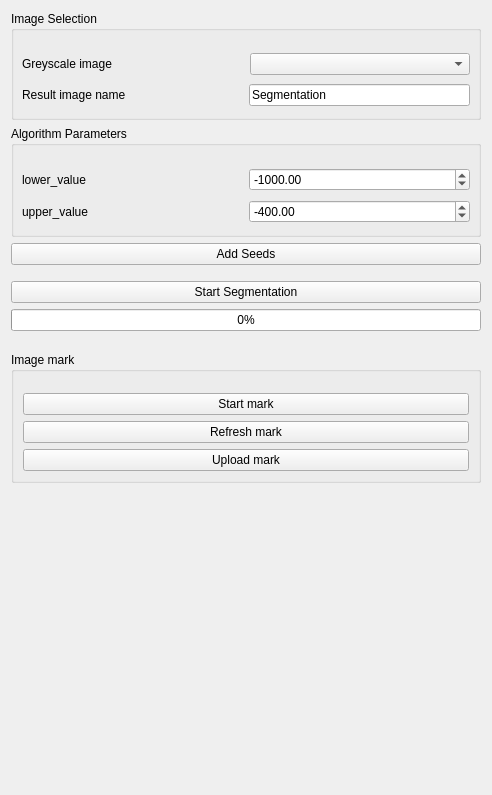
          <widget class="QWidget" name="parentWidget_2">
           <property name="geometry">
            <rect>
             <x>0</x>
             <y>0</y>
             <width>492</width>
             <height>795</height>
            </rect>
           </property>
           <layout class="QVBoxLayout" name="verticalLayout_21">
            <item>
             <widget class="QGroupBox" name="groupBox_7">
              <property name="title">
               <string>Image Selection</string>
              </property>
              <layout class="QVBoxLayout" name="verticalLayout_20">
               <property name="spacing">
                <number>5</number>
               </property>
               <property name="leftMargin">
                <number>0</number>
               </property>
               <property name="topMargin">
                <number>20</number>
               </property>
               <property name="rightMargin">
                <number>0</number>
               </property>
               <item>
                <widget class="QWidget" name="widget_10" native="true">
                 <layout class="QHBoxLayout" name="horizontalLayout_7">
                  <property name="spacing">
                   <number>7</number>
                  </property>
                  <property name="leftMargin">
                   <number>8</number>
                  </property>
                  <property name="topMargin">
                   <number>2</number>
                  </property>
                  <property name="rightMargin">
                   <number>8</number>
                  </property>
                  <property name="bottomMargin">
                   <number>2</number>
                  </property>
                  <item>
                   <widget class="QLabel" name="label_segimage">
                    <property name="text">
                     <string>Greyscale image</string>
                    </property>
                   </widget>
                  </item>
                  <item>
                   <widget class="QComboBox" name="seg_image_selector"/>
                  </item>
                 </layout>
                </widget>
               </item>
               <item>
                <widget class="QWidget" name="widget_18" native="true">
                 <layout class="QHBoxLayout" name="horizontalLayout_22">
                  <property name="leftMargin">
                   <number>8</number>
                  </property>
                  <property name="topMargin">
                   <number>2</number>
                  </property>
                  <property name="rightMargin">
                   <number>8</number>
                  </property>
                  <property name="bottomMargin">
                   <number>2</number>
                  </property>
                  <item>
                   <widget class="QLabel" name="label_fixedname_4">
                    <property name="text">
                     <string>Result image name </string>
                    </property>
                   </widget>
                  </item>
                  <item>
                   <widget class="QLineEdit" name="seg_result_name">
                    <property name="sizePolicy">
                     <sizepolicy hsizetype="Preferred" vsizetype="Fixed">
                      <horstretch>0</horstretch>
                      <verstretch>0</verstretch>
                     </sizepolicy>
                    </property>
                    <property name="text">
                     <string>Segmentation</string>
                    </property>
                   </widget>
                  </item>
                 </layout>
                </widget>
               </item>
              </layout>
             </widget>
            </item>
            <item>
             <widget class="QGroupBox" name="groupBox">
              <property name="title">
               <string>Algorithm Parameters</string>
              </property>
              <layout class="QVBoxLayout" name="verticalLayout_8">
               <property name="spacing">
                <number>5</number>
               </property>
               <property name="leftMargin">
                <number>0</number>
               </property>
               <property name="topMargin">
                <number>20</number>
               </property>
               <property name="rightMargin">
                <number>0</number>
               </property>
               <item>
                <widget class="QWidget" name="widget_12" native="true">
                 <layout class="QHBoxLayout" name="horizontalLayout_11">
                  <property name="leftMargin">
                   <number>8</number>
                  </property>
                  <property name="topMargin">
                   <number>2</number>
                  </property>
                  <property name="rightMargin">
                   <number>8</number>
                  </property>
                  <property name="bottomMargin">
                   <number>2</number>
                  </property>
                  <item>
                   <widget class="QLabel" name="label_31">
                    <property name="text">
                     <string>lower_value</string>
                    </property>
                   </widget>
                  </item>
                  <item>
                   <widget class="QDoubleSpinBox" name="lower_value_seg">
                    <property name="minimum">
                     <double>-3000.000000000000000</double>
                    </property>
                    <property name="maximum">
                     <double>3000.000000000000000</double>
                    </property>
                    <property name="value">
                     <double>-1000.000000000000000</double>
                    </property>
                   </widget>
                  </item>
                 </layout>
                </widget>
               </item>
               <item>
                <widget class="QWidget" name="widget_19" native="true">
                 <layout class="QHBoxLayout" name="horizontalLayout_12">
                  <property name="leftMargin">
                   <number>8</number>
                  </property>
                  <property name="topMargin">
                   <number>2</number>
                  </property>
                  <property name="rightMargin">
                   <number>8</number>
                  </property>
                  <property name="bottomMargin">
                   <number>2</number>
                  </property>
                  <item>
                   <widget class="QLabel" name="label_32">
                    <property name="text">
                     <string>upper_value</string>
                    </property>
                   </widget>
                  </item>
                  <item>
                   <widget class="QDoubleSpinBox" name="upper_value_seg">
                    <property name="minimum">
                     <double>-3000.000000000000000</double>
                    </property>
                    <property name="maximum">
                     <double>3000.000000000000000</double>
                    </property>
                    <property name="value">
                     <double>-400.000000000000000</double>
                    </property>
                   </widget>
                  </item>
                 </layout>
                </widget>
               </item>
              </layout>
             </widget>
            </item>
            <item>
             <widget class="QPushButton" name="add_seed_btn">
              <property name="text">
               <string>Add Seeds</string>
              </property>
              <property name="checkable">
               <bool>true</bool>
              </property>
             </widget>
            </item>
            <item>
             <spacer name="verticalSpacer_5">
              <property name="orientation">
               <enum>Qt::Vertical</enum>
              </property>
              <property name="sizeType">
               <enum>QSizePolicy::Fixed</enum>
              </property>
              <property name="sizeHint" stdset="0">
               <size>
                <width>20</width>
                <height>10</height>
               </size>
              </property>
             </spacer>
            </item>
            <item>
             <widget class="QPushButton" name="start_segmentation_btn">
              <property name="text">
               <string>Start Segmentation</string>
              </property>
             </widget>
            </item>
            <item>
             <widget class="QProgressBar" name="segmentation_progressBar">
              <property name="value">
               <number>0</number>
              </property>
              <property name="textVisible">
               <bool>true</bool>
              </property>
             </widget>
            </item>
            <item>
             <spacer name="verticalSpacer_7">
              <property name="orientation">
               <enum>Qt::Vertical</enum>
              </property>
              <property name="sizeType">
               <enum>QSizePolicy::Fixed</enum>
              </property>
              <property name="sizeHint" stdset="0">
               <size>
                <width>20</width>
                <height>15</height>
               </size>
              </property>
             </spacer>
            </item>
            <item>
             <widget class="QGroupBox" name="groupBox_2">
              <property name="title">
               <string>Image mark</string>
              </property>
              <layout class="QVBoxLayout" name="verticalLayout_30">
               <property name="topMargin">
                <number>21</number>
               </property>
               <item>
                <widget class="QPushButton" name="start_mark_btn">
                 <property name="text">
                  <string>Start mark</string>
                 </property>
                 <property name="checkable">
                  <bool>true</bool>
                 </property>
                </widget>
               </item>
               <item>
                <widget class="QPushButton" name="refresh_mark_btn">
                 <property name="text">
                  <string>Refresh mark</string>
                 </property>
                </widget>
               </item>
               <item>
                <widget class="QPushButton" name="upload_mark_btn">
                 <property name="text">
                  <string>Upload mark</string>
                 </property>
                </widget>
               </item>
              </layout>
             </widget>
            </item>
            <item>
             <spacer name="verticalSpacer_6">
              <property name="orientation">
               <enum>Qt::Vertical</enum>
              </property>
              <property name="sizeHint" stdset="0">
               <size>
                <width>20</width>
                <height>40</height>
               </size>
              </property>
             </spacer>
            </item>
           </layout>
          </widget>
